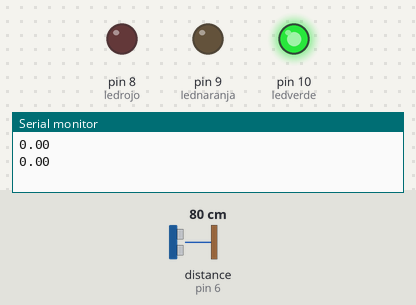
A sketch run on a simulated Arduino Uno, built with avr-gcc and run on an emulated ATmega328P. Shown: output pins drawn as LEDs (lit = HIGH), the last lines printed to the serial monitor. Wiring (inferred from the names in the program): ultrasonic range finder: trigger pin 7; echo pin 6. The inputs (shaded band) are chosen by the test bench; at power-on: distance to the obstacle (sensor on pin 6) 80 cm. The echo pulse lasts 58.3 µs per cm; pins used as bus, display or sensor lines are not drawn.

Above: at 0.1 s.
At 1.1 s:
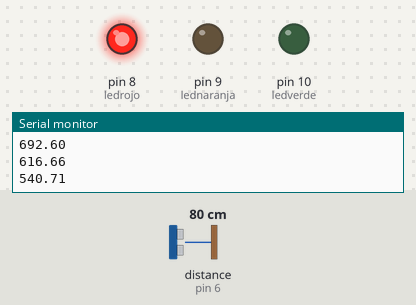
Timing chart, 0 to 2.6 s (numbered marks = the images above):
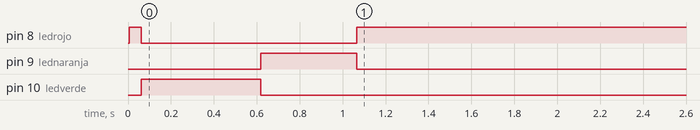

The sketch:

Medidas_potenc.ino
```cpp
// Configuramos los pines del sensor Trigger y Echo
const int PinTrig = 7;
const int PinEcho = 6;

const int numLecturas = 100;
float lecturas[numLecturas];
int lecturaActual = 0; // Lectura por la que vamos
float total = 0; // Total de las que llevamos
float media = 0;

// Constante velocidad sonido en cm/s
const float VelSon = 34000.0;
int ledrojo=8;
int lednaranja=9;
int ledverde=10;
float distancia;
float distanciatotal=20.64;

int led;
void setup()
{
  // Iniciamos el monitor serie para mostrar el resultado
  Serial.begin(9600);
  // Ponemos el pin Trig en modo salida
  pinMode(PinTrig, OUTPUT);
  // Ponemos el pin Echo en modo entrada
  pinMode(PinEcho, INPUT);
  pinMode(ledrojo, OUTPUT);
  pinMode(lednaranja, OUTPUT);
  pinMode(ledverde, OUTPUT);
}
void loop()
{
  total = total - lecturas[lecturaActual];

  iniciarTrigger();


 lecturas[lecturaActual] = distancia;

  // Añadimos la lectura al total
  total = total + lecturas[lecturaActual];

  // Avanzamos a la siguiente posición del array
  lecturaActual = lecturaActual + 1;

  // Comprobamos si hemos llegado al final del array
  if (lecturaActual >= numLecturas)
  {
    lecturaActual = 0;
  }

 media = total / numLecturas;


  // La función pulseIn obtiene el tiempo que tarda en cambiar entre estados, en este caso a HIGH
  unsigned long tiempo = pulseIn(PinEcho, HIGH);

  // Obtenemos la distancia en cm, hay que convertir el tiempo en segudos ya que está en microsegundos
  // por eso se multiplica por 0.000001
  distancia = tiempo * 0.000001 * VelSon / 2.0;

  float distanliquido = (distanciatotal - media);

  float distanciaReal;

  if (distanliquido < 0)
 {
  distanciaReal= 0 ;
 }
 if(distanliquido > distanciatotal)
 {
  distanciaReal=0;
 }
 if (distanliquido > 0  && distanliquido < distanciatotal )
 {
  distanciaReal=distanliquido ;
 }

float liquido;
float distancia1=3.74;
float distancia2=8.95;
float distancia3=16.30;
float dato1 = distancia2 - distancia1;
float dato2 = distancia3 - distancia2;
if (distanciaReal <= distancia1)
{
  liquido = (distanciaReal*100)/0.748;
}
if(distanciaReal > distancia1 && distanciaReal <= distancia2 )
{
  float distancia2 = distanciaReal - dato1;
  liquido=(( distancia2 *100 )/ 1.04) + 500;
}
if(distanciaReal > distancia2 && distanciaReal <= distancia3 )
{
  float distancia2 = distanciaReal - dato2;

  liquido=(( distancia2 *100 )/ 0.735) + 1000;
}
Serial.println(liquido);
//Serial.println(media);


  if (distanciaReal>12){
    led=1;
    digitalWrite(lednaranja,LOW);
    digitalWrite(ledrojo,LOW);
  }
  if (distanciaReal<=12 && distanciaReal > 6){
    led=2;
    digitalWrite(ledverde,LOW);
    digitalWrite(ledrojo,LOW);
  }
  if (distanciaReal<=6){
    led=3;
    digitalWrite(ledverde,LOW);
    digitalWrite(lednaranja,LOW);
  }
  switch(led){
    case 1:
    digitalWrite(ledverde,HIGH);
    break;
    case 2:
    digitalWrite(lednaranja,HIGH);
    break;
    case 3:
    digitalWrite(ledrojo,HIGH);
    break;
  }

  delay(50);
}

// Método que inicia la secuencia del Trigger para comenzar a medir
void iniciarTrigger()
{
  // Ponemos el Triiger en estado bajo y esperamos 2 ms
  digitalWrite(PinTrig, LOW);
  delayMicroseconds(2);

  // Ponemos el pin Trigger a estado alto y esperamos 10 ms
  digitalWrite(PinTrig, HIGH);
  delayMicroseconds(10);

  // Comenzamos poniendo el pin Trigger en estado bajo
  digitalWrite(PinTrig, LOW);
}
```

Measured:
- by itself, pin 8 (ledrojo): LOW → HIGH at 0.01 s, → LOW 0.06 s later, → HIGH 1.0 s later
- by itself, pin 9 (lednaranja): LOW → HIGH at 0.62 s, → LOW 0.45 s later
- by itself, pin 10 (ledverde): LOW → HIGH at 0.06 s, → LOW 0.56 s later
